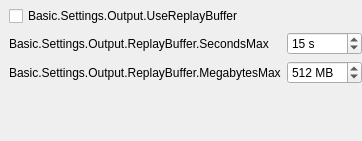
                  <widget class="QWidget" name="advOutputReplayTab">
                   <attribute name="title">
                    <string>ReplayBuffer</string>
                   </attribute>
                   <layout class="QVBoxLayout" name="verticalLayout_22">
                    <property name="leftMargin">
                     <number>0</number>
                    </property>
                    <property name="topMargin">
                     <number>0</number>
                    </property>
                    <property name="rightMargin">
                     <number>0</number>
                    </property>
                    <property name="bottomMargin">
                     <number>0</number>
                    </property>
                    <item>
                     <widget class="QFrame" name="advOutputReplayFrame">
                      <property name="lineWidth">
                       <number>0</number>
                      </property>
                      <layout class="QVBoxLayout" name="verticalLayout_29">
                       <property name="leftMargin">
                        <number>9</number>
                       </property>
                       <property name="topMargin">
                        <number>6</number>
                       </property>
                       <property name="rightMargin">
                        <number>0</number>
                       </property>
                       <property name="bottomMargin">
                        <number>9</number>
                       </property>
                       <item>
                        <widget class="QCheckBox" name="advReplayBuf">
                         <property name="text">
                          <string>Basic.Settings.Output.UseReplayBuffer</string>
                         </property>
                        </widget>
                       </item>
                       <item>
                        <widget class="QFrame" name="advReplayBufferFrame">
                         <property name="sizePolicy">
                          <sizepolicy hsizetype="Preferred" vsizetype="Preferred">
                           <horstretch>0</horstretch>
                           <verstretch>0</verstretch>
                          </sizepolicy>
                         </property>
                         <layout class="QFormLayout" name="formLayout_30">
                          <property name="leftMargin">
                           <number>0</number>
                          </property>
                          <property name="topMargin">
                           <number>0</number>
                          </property>
                          <property name="rightMargin">
                           <number>0</number>
                          </property>
                          <property name="bottomMargin">
                           <number>8</number>
                          </property>
                          <item row="0" column="0">
                           <widget class="QLabel" name="advRBSecMaxLabel">
                            <property name="text">
                             <string>Basic.Settings.Output.ReplayBuffer.SecondsMax</string>
                            </property>
                           </widget>
                          </item>
                          <item row="0" column="1">
                           <widget class="QSpinBox" name="advRBSecMax">
                            <property name="suffix">
                             <string notr="true"> s</string>
                            </property>
                            <property name="minimum">
                             <number>5</number>
                            </property>
                            <property name="maximum">
                             <number>21600</number>
                            </property>
                            <property name="value">
                             <number>15</number>
                            </property>
                           </widget>
                          </item>
                          <item row="1" column="1">
                           <widget class="QSpinBox" name="advRBMegsMax">
                            <property name="suffix">
                             <string> MB</string>
                            </property>
                            <property name="minimum">
                             <number>20</number>
                            </property>
                            <property name="maximum">
                             <number>8192</number>
                            </property>
                            <property name="value">
                             <number>512</number>
                            </property>
                           </widget>
                          </item>
                          <item row="1" column="0">
                           <widget class="QLabel" name="advRBMegsMaxLabel">
                            <property name="text">
                             <string>Basic.Settings.Output.ReplayBuffer.MegabytesMax</string>
                            </property>
                           </widget>
                          </item>
                          <item row="2" column="1">
                           <widget class="QLabel" name="advRBEstimate">
                            <property name="text">
                             <string notr="true"/>
                            </property>
                           </widget>
                          </item>
                         </layout>
                        </widget>
                       </item>
                      </layout>
                     </widget>
                    </item>
                    <item>
                     <spacer name="verticalSpacer">
                      <property name="orientation">
                       <enum>Qt::Vertical</enum>
                      </property>
                      <property name="sizeHint" stdset="0">
                       <size>
                        <width>20</width>
                        <height>20</height>
                       </size>
                      </property>
                     </spacer>
                    </item>
                   </layout>
                  </widget>
